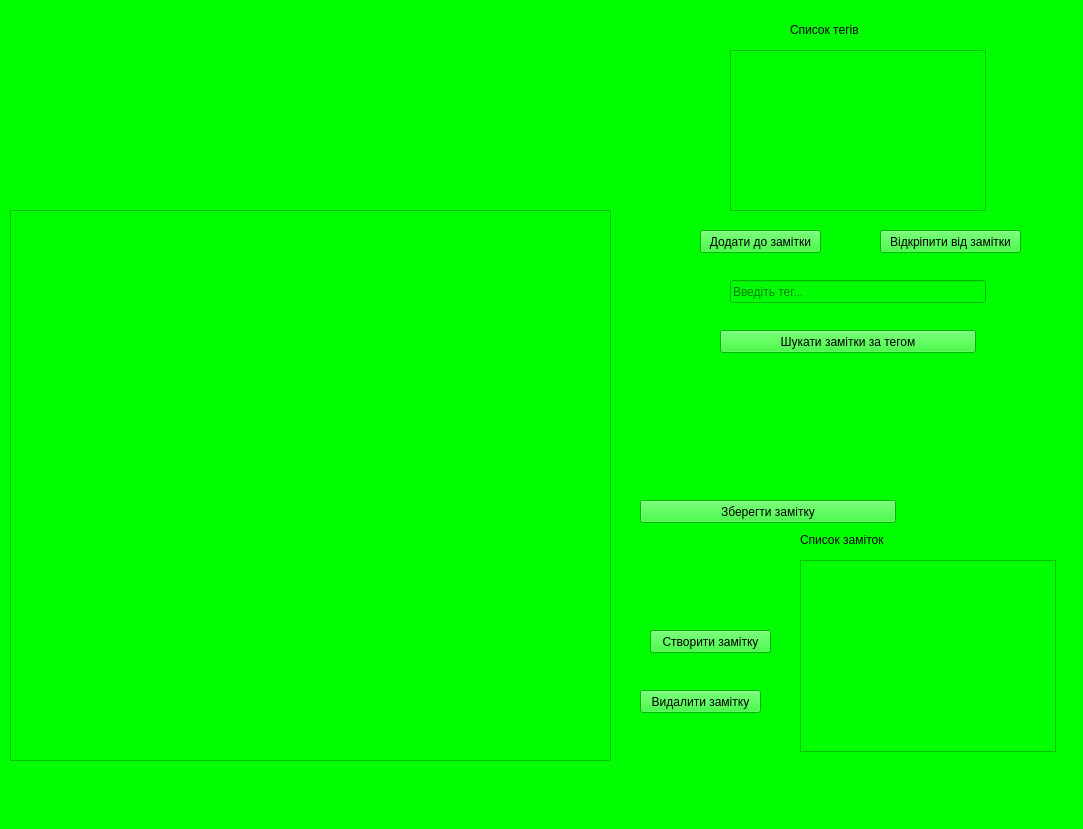
<?xml version="1.0" encoding="UTF-8"?>
<ui version="4.0">
 <class>MainWindow</class>
 <widget class="QMainWindow" name="MainWindow">
  <property name="geometry">
   <rect>
    <x>0</x>
    <y>0</y>
    <width>1083</width>
    <height>829</height>
   </rect>
  </property>
  <property name="windowTitle">
   <string>MainWindow</string>
  </property>
  <property name="styleSheet">
   <string notr="true">background-color: rgb(0, 255, 0);</string>
  </property>
  <widget class="QWidget" name="centralwidget">
   <widget class="QTextEdit" name="field_text">
    <property name="geometry">
     <rect>
      <x>10</x>
      <y>210</y>
      <width>601</width>
      <height>551</height>
     </rect>
    </property>
    <property name="styleSheet">
     <string notr="true">color: rgb(0, 0, 0);
background-color: rgb(0, 255, 0);</string>
    </property>
   </widget>
   <widget class="QListWidget" name="listWidget">
    <property name="geometry">
     <rect>
      <x>800</x>
      <y>560</y>
      <width>256</width>
      <height>192</height>
     </rect>
    </property>
    <property name="styleSheet">
     <string notr="true">color: rgb(0, 0, 0);
background-color: rgb(0, 255, 0);</string>
    </property>
   </widget>
   <widget class="QListWidget" name="listWidget_2">
    <property name="geometry">
     <rect>
      <x>730</x>
      <y>50</y>
      <width>256</width>
      <height>161</height>
     </rect>
    </property>
    <property name="styleSheet">
     <string notr="true">color: rgb(0, 0, 0);
background-color: rgb(0, 255, 0);</string>
    </property>
   </widget>
   <widget class="QPushButton" name="button_note_create">
    <property name="geometry">
     <rect>
      <x>650</x>
      <y>630</y>
      <width>121</width>
      <height>23</height>
     </rect>
    </property>
    <property name="styleSheet">
     <string notr="true">color: rgb(0, 0, 0);
background-color: rgb(0, 255, 0);</string>
    </property>
    <property name="text">
     <string>Створити замітку</string>
    </property>
   </widget>
   <widget class="QPushButton" name="button_note_del">
    <property name="geometry">
     <rect>
      <x>640</x>
      <y>690</y>
      <width>121</width>
      <height>23</height>
     </rect>
    </property>
    <property name="styleSheet">
     <string notr="true">color: rgb(0, 0, 0);
background-color: rgb(0, 255, 0);</string>
    </property>
    <property name="text">
     <string>Видалити замітку</string>
    </property>
   </widget>
   <widget class="QPushButton" name="button_note_save">
    <property name="geometry">
     <rect>
      <x>640</x>
      <y>500</y>
      <width>256</width>
      <height>23</height>
     </rect>
    </property>
    <property name="styleSheet">
     <string notr="true">color: rgb(0, 0, 0);
background-color: rgb(0, 255, 0);</string>
    </property>
    <property name="text">
     <string>Зберегти замітку</string>
    </property>
   </widget>
   <widget class="QPushButton" name="button_tag_add">
    <property name="geometry">
     <rect>
      <x>700</x>
      <y>230</y>
      <width>121</width>
      <height>23</height>
     </rect>
    </property>
    <property name="styleSheet">
     <string notr="true">background-color: rgb(0, 255, 0);
color: rgb(0, 0, 0);</string>
    </property>
    <property name="text">
     <string>Додати до замітки</string>
    </property>
   </widget>
   <widget class="QPushButton" name="button_tag_del">
    <property name="geometry">
     <rect>
      <x>880</x>
      <y>230</y>
      <width>141</width>
      <height>23</height>
     </rect>
    </property>
    <property name="styleSheet">
     <string notr="true">color: rgb(0, 0, 0);
background-color: rgb(0, 255, 0);</string>
    </property>
    <property name="text">
     <string>Відкріпити від замітки</string>
    </property>
   </widget>
   <widget class="QPushButton" name="button_tag_search">
    <property name="geometry">
     <rect>
      <x>720</x>
      <y>330</y>
      <width>256</width>
      <height>23</height>
     </rect>
    </property>
    <property name="styleSheet">
     <string notr="true">color: rgb(0, 0, 0);
background-color: rgb(0, 255, 0);</string>
    </property>
    <property name="text">
     <string>Шукати замітки за тегом</string>
    </property>
   </widget>
   <widget class="QLabel" name="list_notes_label">
    <property name="geometry">
     <rect>
      <x>800</x>
      <y>530</y>
      <width>256</width>
      <height>20</height>
     </rect>
    </property>
    <property name="styleSheet">
     <string notr="true">color: rgb(0, 0, 0);</string>
    </property>
    <property name="text">
     <string>Список заміток</string>
    </property>
   </widget>
   <widget class="QLabel" name="label_2">
    <property name="geometry">
     <rect>
      <x>790</x>
      <y>20</y>
      <width>256</width>
      <height>20</height>
     </rect>
    </property>
    <property name="styleSheet">
     <string notr="true">color: rgb(0, 0, 0);</string>
    </property>
    <property name="text">
     <string>Список тегів</string>
    </property>
   </widget>
   <widget class="QLineEdit" name="field_tag">
    <property name="geometry">
     <rect>
      <x>730</x>
      <y>280</y>
      <width>256</width>
      <height>23</height>
     </rect>
    </property>
    <property name="styleSheet">
     <string notr="true">color: rgb(0, 0, 0);
background-color: rgb(0, 255, 0);</string>
    </property>
    <property name="text">
     <string/>
    </property>
    <property name="placeholderText">
     <string>Введіть тег...</string>
    </property>
   </widget>
  </widget>
  <widget class="QMenuBar" name="menubar">
   <property name="geometry">
    <rect>
     <x>0</x>
     <y>0</y>
     <width>1083</width>
     <height>26</height>
    </rect>
   </property>
  </widget>
  <widget class="QStatusBar" name="statusbar"/>
 </widget>
 <resources/>
 <connections/>
</ui>
